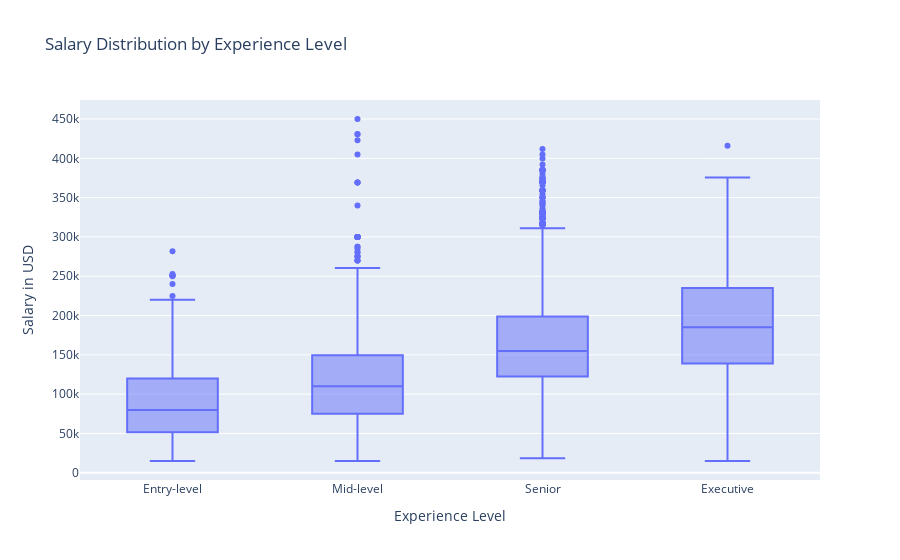
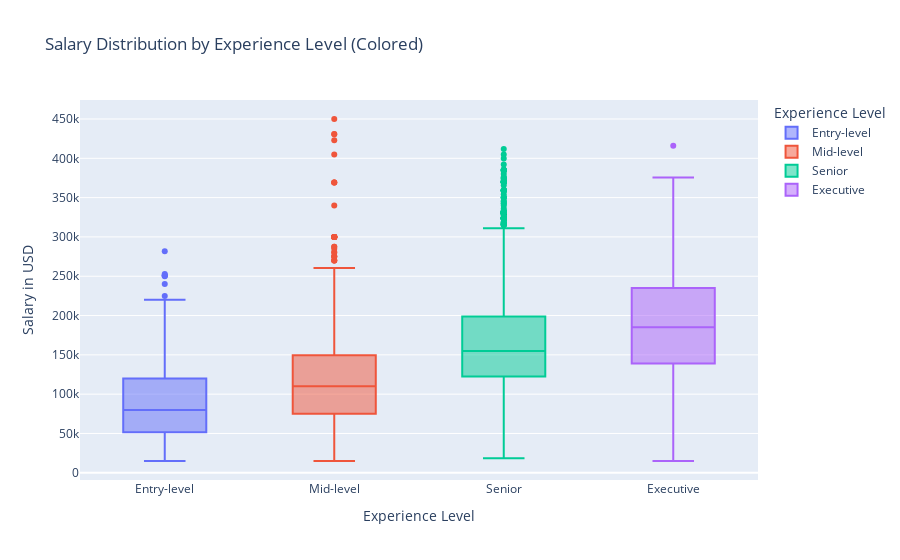
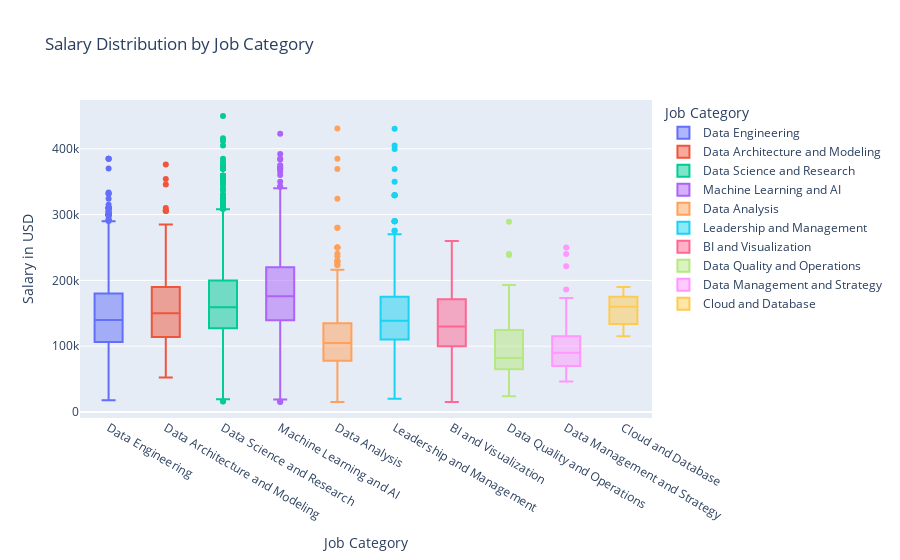

Notebook code cell kept with these figures, in order:
### Code cell
print("Columns in the DataFrame: ", Jobs_in_Data.columns)
print("\nExamine 'salary_in_usd':\n", Jobs_in_Data['salary_in_usd'].describe())
print("\nUnique values in 'experience_level':\n", Jobs_in_Data['experience_level'].unique())

# Create a box plot for salary distribution by experience level
fig = px.box(Jobs_in_Data, x='experience_level', y='salary_in_usd',
             title='Salary Distribution by Experience Level',
             labels={'salary_in_usd': 'Salary in USD', 'experience_level': 'Experience Level'},
             category_orders={"experience_level": ["Entry-level", "Mid-level", "Senior", "Executive"]})

#  Show the figure
fig.show()

# Convert the figure to JSON
fig_json = fig.to_json()

# Assign different colors based on 'experience level'
fig_colored = px.box(Jobs_in_Data, x='experience_level', y='salary_in_usd',
                     color='experience_level',
                     title='Salary Distribution by Experience Level (Colored)',
                     labels={'salary_in_usd': 'Salary in USD', 'experience_level': 'Experience Level'},
                     category_orders={"experience_level": ["Entry-level", "Mid-level", "Senior", "Executive"]})

#  Show the figure with colored experience levels
fig_colored.show()

#  Create a box plot for salary distribution by job category
fig_job_category = px.box(Jobs_in_Data, x='job_category', y='salary_in_usd',
                          title='Salary Distribution by Job Category',
                          color='job_category',
                          labels={'salary_in_usd': 'Salary in USD', 'job_category': 'Job Category'})

#Show the figure for job category distribution
fig_job_category.show()

### Figure 1 — Plotly figure (JSON) as saved in the notebook; plotly's stock layout.template omitted (floating-point values rounded to 4 significant figures; data arrays with more than 128 entries replaced by an {"elided": "..."} marker saying what was removed)
{"data": [{"alignmentgroup": "True", "hovertemplate": "Experience Level=%{x}<br>Salary in USD=%{y}<extra></extra>", "legendgroup": "", "marker": {"color": "#636efa"}, "name": "", "notched": false, "offsetgroup": "", "orientation": "v", "showlegend": false, "type": "box", "x": {"elided": "9355 str values"}, "x0": " ", "xaxis": "x", "y": {"elided": "9355 int values"}, "y0": " ", "yaxis": "y"}], "layout": {"boxmode": "group", "legend": {"tracegroupgap": 0}, "title": {"text": "Salary Distribution by Experience Level"}, "xaxis": {"anchor": "y", "categoryarray": ["Entry-level", "Mid-level", "Senior", "Executive"], "categoryorder": "array", "domain": [0, 1], "title": {"text": "Experience Level"}}, "yaxis": {"anchor": "x", "domain": [0, 1], "title": {"text": "Salary in USD"}}}}

### Figure 2 — Plotly figure (JSON) as saved in the notebook; plotly's stock layout.template omitted (floating-point values rounded to 4 significant figures; data arrays with more than 128 entries replaced by an {"elided": "..."} marker saying what was removed)
{"data": [{"alignmentgroup": "True", "hovertemplate": "Experience Level=%{x}<br>Salary in USD=%{y}<extra></extra>", "legendgroup": "Entry-level", "marker": {"color": "#636efa"}, "name": "Entry-level", "notched": false, "offsetgroup": "Entry-level", "orientation": "v", "showlegend": true, "type": "box", "x": {"elided": "496 str values"}, "x0": " ", "xaxis": "x", "y": {"elided": "496 int values"}, "y0": " ", "yaxis": "y"}, {"alignmentgroup": "True", "hovertemplate": "Experience Level=%{x}<br>Salary in USD=%{y}<extra></extra>", "legendgroup": "Mid-level", "marker": {"color": "#EF553B"}, "name": "Mid-level", "notched": false, "offsetgroup": "Mid-level", "orientation": "v", "showlegend": true, "type": "box", "x": {"elided": "1869 str values"}, "x0": " ", "xaxis": "x", "y": {"elided": "1869 int values"}, "y0": " ", "yaxis": "y"}, {"alignmentgroup": "True", "hovertemplate": "Experience Level=%{x}<br>Salary in USD=%{y}<extra></extra>", "legendgroup": "Senior", "marker": {"color": "#00cc96"}, "name": "Senior", "notched": false, "offsetgroup": "Senior", "orientation": "v", "showlegend": true, "type": "box", "x": {"elided": "6709 str values"}, "x0": " ", "xaxis": "x", "y": {"elided": "6709 int values"}, "y0": " ", "yaxis": "y"}, {"alignmentgroup": "True", "hovertemplate": "Experience Level=%{x}<br>Salary in USD=%{y}<extra></extra>", "legendgroup": "Executive", "marker": {"color": "#ab63fa"}, "name": "Executive", "notched": false, "offsetgroup": "Executive", "orientation": "v", "showlegend": true, "type": "box", "x": {"elided": "281 str values"}, "x0": " ", "xaxis": "x", "y": {"elided": "281 int values"}, "y0": " ", "yaxis": "y"}], "layout": {"boxmode": "overlay", "legend": {"title": {"text": "Experience Level"}, "tracegroupgap": 0}, "title": {"text": "Salary Distribution by Experience Level (Colored)"}, "xaxis": {"anchor": "y", "categoryarray": ["Entry-level", "Mid-level", "Senior", "Executive"], "categoryorder": "array", "domain": [0, 1], "title": {"text": "Experience Level"}}, "yaxis": {"anchor": "x", "domain": [0, 1], "title": {"text": "Salary in USD"}}}}

### Figure 3 — Plotly figure (JSON) as saved in the notebook; plotly's stock layout.template omitted (floating-point values rounded to 4 significant figures; data arrays with more than 128 entries replaced by an {"elided": "..."} marker saying what was removed)
{"data": [{"alignmentgroup": "True", "hovertemplate": "Job Category=%{x}<br>Salary in USD=%{y}<extra></extra>", "legendgroup": "Data Engineering", "marker": {"color": "#636efa"}, "name": "Data Engineering", "notched": false, "offsetgroup": "Data Engineering", "orientation": "v", "showlegend": true, "type": "box", "x": {"elided": "2260 str values"}, "x0": " ", "xaxis": "x", "y": {"elided": "2260 int values"}, "y0": " ", "yaxis": "y"}, {"alignmentgroup": "True", "hovertemplate": "Job Category=%{x}<br>Salary in USD=%{y}<extra></extra>", "legendgroup": "Data Architecture and Modeling", "marker": {"color": "#EF553B"}, "name": "Data Architecture and Modeling", "notched": false, "offsetgroup": "Data Architecture and Modeling", "orientation": "v", "showlegend": true, "type": "box", "x": {"elided": "259 str values"}, "x0": " ", "xaxis": "x", "y": {"elided": "259 int values"}, "y0": " ", "yaxis": "y"}, {"alignmentgroup": "True", "hovertemplate": "Job Category=%{x}<br>Salary in USD=%{y}<extra></extra>", "legendgroup": "Data Science and Research", "marker": {"color": "#00cc96"}, "name": "Data Science and Research", "notched": false, "offsetgroup": "Data Science and Research", "orientation": "v", "showlegend": true, "type": "box", "x": {"elided": "3014 str values"}, "x0": " ", "xaxis": "x", "y": {"elided": "3014 int values"}, "y0": " ", "yaxis": "y"}, {"alignmentgroup": "True", "hovertemplate": "Job Category=%{x}<br>Salary in USD=%{y}<extra></extra>", "legendgroup": "Machine Learning and AI", "marker": {"color": "#ab63fa"}, "name": "Machine Learning and AI", "notched": false, "offsetgroup": "Machine Learning and AI", "orientation": "v", "showlegend": true, "type": "box", "x": {"elided": "1428 str values"}, "x0": " ", "xaxis": "x", "y": {"elided": "1428 int values"}, "y0": " ", "yaxis": "y"}, {"alignmentgroup": "True", "hovertemplate": "Job Category=%{x}<br>Salary in USD=%{y}<extra></extra>", "legendgroup": "Data Analysis", "marker": {"color": "#FFA15A"}, "name": "Data Analysis", "notched": false, "offsetgroup": "Data Analysis", "orientation": "v", "showlegend": true, "type": "box", "x": {"elided": "1457 str values"}, "x0": " ", "xaxis": "x", "y": {"elided": "1457 int values"}, "y0": " ", "yaxis": "y"}, {"alignmentgroup": "True", "hovertemplate": "Job Category=%{x}<br>Salary in USD=%{y}<extra></extra>", "legendgroup": "Leadership and Management", "marker": {"color": "#19d3f3"}, "name": "Leadership and Management", "notched": false, "offsetgroup": "Leadership and Management", "orientation": "v", "showlegend": true, "type": "box", "x": {"elided": "503 str values"}, "x0": " ", "xaxis": "x", "y": {"elided": "503 int values"}, "y0": " ", "yaxis": "y"}, {"alignmentgroup": "True", "hovertemplate": "Job Category=%{x}<br>Salary in USD=%{y}<extra></extra>", "legendgroup": "BI and Visualization", "marker": {"color": "#FF6692"}, "name": "BI and Visualization", "notched": false, "offsetgroup": "BI and Visualization", "orientation": "v", "showlegend": true, "type": "box", "x": {"elided": "313 str values"}, "x0": " ", "xaxis": "x", "y": {"elided": "313 int values"}, "y0": " ", "yaxis": "y"}, {"alignmentgroup": "True", "hovertemplate": "Job Category=%{x}<br>Salary in USD=%{y}<extra></extra>", "legendgroup": "Data Quality and Operations", "marker": {"color": "#B6E880"}, "name": "Data Quality and Operations", "notched": false, "offsetgroup": "Data Quality and Operations", "orientation": "v", "showlegend": true, "type": "box", "x": ["Data Quality and Operations", "Data Quality and Operations", "Data Quality and Operations", "Data Quality and Operations", "Data Quality and Operations", "Data Quality and Operations", "Data Quality and Operations", "Data Quality and Operations", "Data Quality and Operations", "Data Quality and Operations", "Data Quality and Operations", "Data Quality and Operations", "Data Quality and Operations", "Data Quality and Operations", "Data Quality and Operations", "Data Quality and Operations", "Data Quality and Operations", "Data Quality and Operations", "Data Quality and Operations", "Data Quality and Operations", "Data Quality and Operations", "Data Quality and Operations", "Data Quality and Operations", "Data Quality and Operations", "Data Quality and Operations", "Data Quality and Operations", "Data Quality and Operations", "Data Quality and Operations", "Data Quality and Operations", "Data Quality and Operations", "Data Quality and Operations", "Data Quality and Operations", "Data Quality and Operations", "Data Quality and Operations", "Data Quality and Operations", "Data Quality and Operations", "Data Quality and Operations", "Data Quality and Operations", "Data Quality and Operations", "Data Quality and Operations", "Data Quality and Operations", "Data Quality and Operations", "Data Quality and Operations", "Data Quality and Operations", "Data Quality and Operations", "Data Quality and Operations", "Data Quality and Operations", "Data Quality and Operations", "Data Quality and Operations", "Data Quality and Operations", "Data Quality and Operations", "Data Quality and Operations", "Data Quality and Operations", "Data Quality and Operations", "Data Quality and Operations"], "x0": " ", "xaxis": "x", "y": [49216, 36912, 141600, 121400, 65000, 60000, 172000, 140000, 154000, 82000, 65100, 44640, 125000, 65000, 240000, 238530, 95000, 82000, 95000, 82000, 23753, 143000, 129000, 95000, 70000, 95000, 70000, 55720, 50700, 65000, 50000, 289120, 192400, 144000, 77000, 100000, 80000, 100000, 80000, 193000, 136850, 72200, 64980, 123000, 92250, 105000, 70000, 100000, 60000, 100000, 60000, 100000, 60000, 81000, 66000], "y0": " ", "yaxis": "y"}, {"alignmentgroup": "True", "hovertemplate": "Job Category=%{x}<br>Salary in USD=%{y}<extra></extra>", "legendgroup": "Data Management and Strategy", "marker": {"color": "#FF97FF"}, "name": "Data Management and Strategy", "notched": false, "offsetgroup": "Data Management and Strategy", "orientation": "v", "showlegend": true, "type": "box", "x": ["Data Management and Strategy", "Data Management and Strategy", "Data Management and Strategy", "Data Management and Strategy", "Data Management and Strategy", "Data Management and Strategy", "Data Management and Strategy", "Data Management and Strategy", "Data Management and Strategy", "Data Management and Strategy", "Data Management and Strategy", "Data Management and Strategy", "Data Management and Strategy", "Data Management and Strategy", "Data Management and Strategy", "Data Management and Strategy", "Data Management and Strategy", "Data Management and Strategy", "Data Management and Strategy", "Data Management and Strategy", "Data Management and Strategy", "Data Management and Strategy", "Data Management and Strategy", "Data Management and Strategy", "Data Management and Strategy", "Data Management and Strategy", "Data Management and Strategy", "Data Management and Strategy", "Data Management and Strategy", "Data Management and Strategy", "Data Management and Strategy", "Data Management and Strategy", "Data Management and Strategy", "Data Management and Strategy", "Data Management and Strategy", "Data Management and Strategy", "Data Management and Strategy", "Data Management and Strategy", "Data Management and Strategy", "Data Management and Strategy", "Data Management and Strategy", "Data Management and Strategy", "Data Management and Strategy", "Data Management and Strategy", "Data Management and Strategy", "Data Management and Strategy", "Data Management and Strategy", "Data Management and Strategy", "Data Management and Strategy", "Data Management and Strategy", "Data Management and Strategy", "Data Management and Strategy", "Data Management and Strategy", "Data Management and Strategy", "Data Management and Strategy", "Data Management and Strategy", "Data Management and Strategy", "Data Management and Strategy", "Data Management and Strategy", "Data Management and Strategy", "Data Management and Strategy"], "x0": " ", "xaxis": "x", "y": [60000, 52000, 90000, 80000, 240000, 100000, 123000, 93593, 173100, 86900, 250000, 100000, 63750, 46400, 90000, 60000, 90000, 73000, 115000, 90000, 111600, 72000, 115000, 85000, 139500, 110000, 115000, 85000, 186000, 138000, 87500, 62500, 85000, 70000, 132000, 71500, 110000, 70000, 69500, 46400, 110000, 70000, 87500, 62500, 110000, 70000, 130000, 80000, 110000, 70000, 110000, 70000, 165000, 135000, 68293, 105000, 95000, 70000, 221300, 148700, 165000], "y0": " ", "yaxis": "y"}, {"alignmentgroup": "True", "hovertemplate": "Job Category=%{x}<br>Salary in USD=%{y}<extra></extra>", "legendgroup": "Cloud and Database", "marker": {"color": "#FECB52"}, "name": "Cloud and Database", "notched": false, "offsetgroup": "Cloud and Database", "orientation": "v", "showlegend": true, "type": "box", "x": ["Cloud and Database", "Cloud and Database", "Cloud and Database", "Cloud and Database", "Cloud and Database"], "x0": " ", "xaxis": "x", "y": [170000, 140000, 115000, 190000, 160000], "y0": " ", "yaxis": "y"}], "layout": {"boxmode": "overlay", "legend": {"title": {"text": "Job Category"}, "tracegroupgap": 0}, "title": {"text": "Salary Distribution by Job Category"}, "xaxis": {"anchor": "y", "categoryarray": ["Data Engineering", "Data Architecture and Modeling", "Data Science and Research", "Machine Learning and AI", "Data Analysis", "Leadership and Management", "BI and Visualization", "Data Quality and Operations", "Data Management and Strategy", "Cloud and Database"], "categoryorder": "array", "domain": [0, 1], "title": {"text": "Job Category"}}, "yaxis": {"anchor": "x", "domain": [0, 1], "title": {"text": "Salary in USD"}}}}
